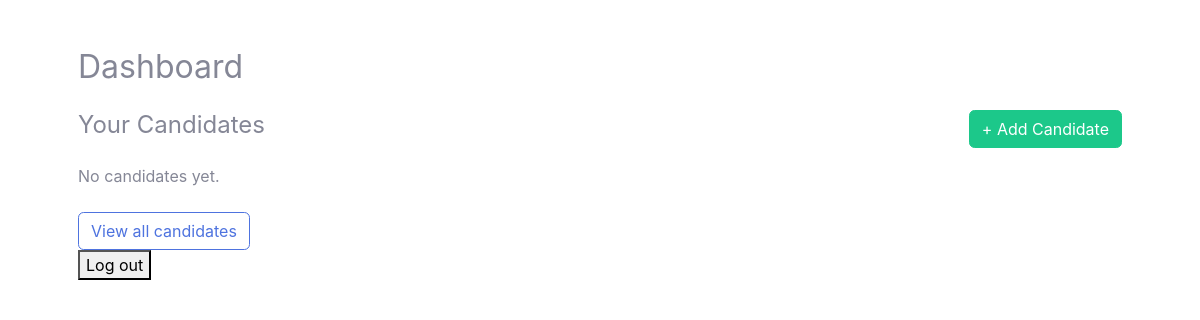
/dashboard/ (signed in), run on an earlier commit of the app's database.
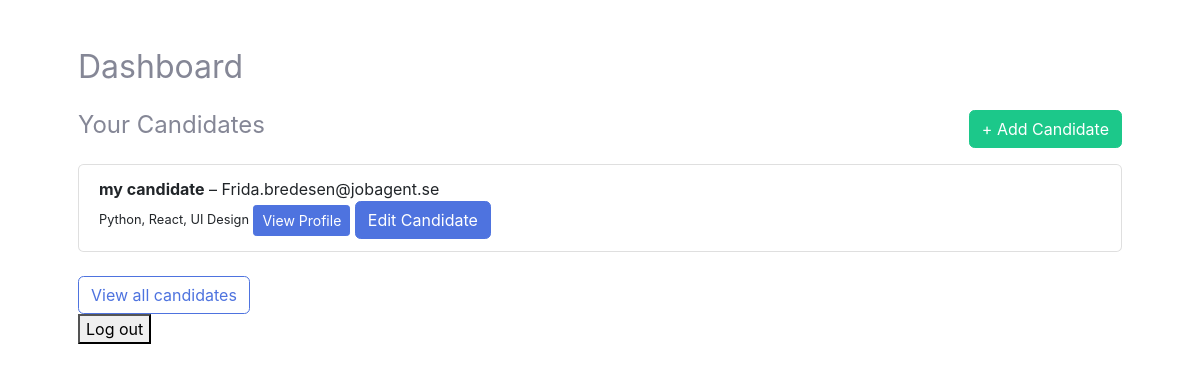
And on a later commit of the database.
### candidates/models.py (models this page shows, shortened)
class Candidate(models.Model):
    user = models.ForeignKey(User, on_delete=models.CASCADE)
    name = models.CharField(max_length=100)
    email = models.EmailField()
    notes = models.TextField(blank=True)
    top_skills = models.CharField(
        max_length=255,
        blank=True,
        help_text="Write top skills separated by commas (e.g. Communication, Leadership, SQL)"
    )
    uploaded_at = models.DateTimeField(auto_now_add=True)

### candidates/views.py (the view)
# urls.py: path('dashboard/', candidate_views.dashboard, name='dashboard'),
@login_required
def dashboard(request):
    candidates = Candidate.objects.filter(user=request.user).order_by('-uploaded_at')[:5]
    return render(request, 'dashboard.html', {'candidates': candidates})

### templates/dashboard.html (shortened to what this page needs)
{% extends "base.html" %}
{% block content %}
<div class="container mt-5">
  <h2 class="mb-4">Dashboard</h2>
  <div class="d-flex justify-content-between align-items-center mb-3">
    <h4>Your Candidates</h4>
    <a href="{% url 'candidate_add' %}" class="btn btn-success">+ Add Candidate</a>
  </div>
  {% if candidates %}
    <ul class="list-group">
      {% for candidate in candidates %}
      <li class="list-group-item">
        <strong>{{ candidate.name }}</strong> – {{ candidate.email }}<br>
        <small>{{ candidate.top_skills }}</small> <a href="{% url 'candidate_detail' candidate.id %}" class="btn btn-primary btn-sm">View Profile</a> <a href="{% url 'candidate_edit' candidate.pk %}" class="btn btn-primary">Edit Candidate</a>
      </li>
      {% endfor %}
    </ul>
  {% else %}
    <p>No candidates yet.</p>
  {% endif %}
  <div class="mt-4">
    <a href="{% url 'candidate_list' %}" class="btn btn-outline-primary">View all candidates</a>
  </div>
  <form action="{% url 'logout' %}" method="post">
    <button type="submit">Log out</button>
  </form>
</div>
{% endblock %}

### templates/base.html (shortened to what this page needs)
{% load static %}
<!DOCTYPE html>
<html lang="en">
<head>
  <link href="https://cdn.jsdelivr.net/npm/bootstrap@5.3.2/dist/css/bootstrap.min.css" rel="stylesheet">
  <link rel="stylesheet" href="{% static 'css/style.css' %}">
</head>
<body>
  <div class="container mt-5">
    {% block content %}
    {% endblock %}
  </div>
</body>
</html>

What changed in the data, as far as the page shows it:
added Candidate: name "my candidate", email "Frida.bredesen@jobagent.se", top_skills "Python, React, UI Design"
Also different on the page:
text no longer shown: "No candidates yet."
